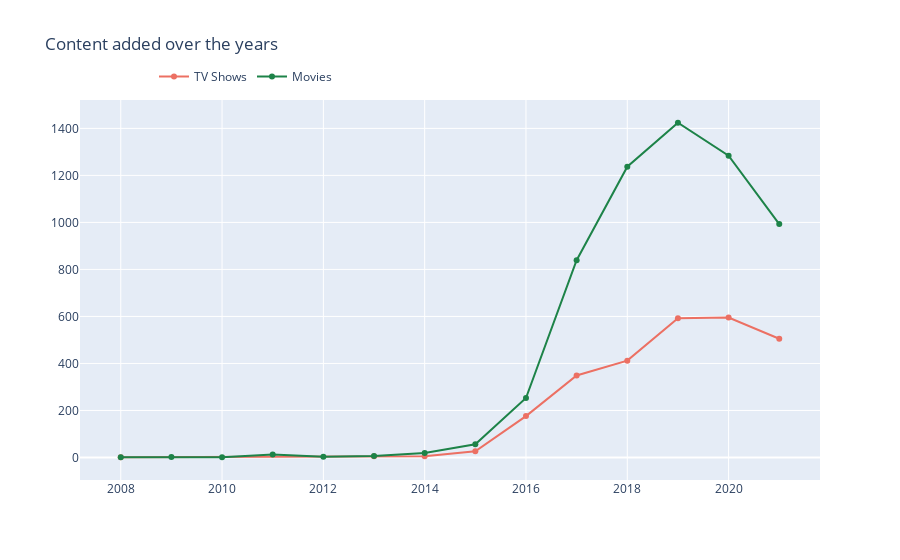

Source (notebook cell):
### Code cell
#How does the timeline look like for the addition of International Movies compared to International TV Shows?
d1 = df[df["type"] == "TV Show"]
d2 = df[df["type"] == "Movie"]

col = "year_added"

X1 = d1[col].value_counts().reset_index()
X1 = X1.rename(columns = {col : "count", "index" : col})
X1['percent'] = X1['count'].apply(lambda x : 100*x/sum(X1['count']))
X1 = X1.sort_values(col)


Y2 = d2[col].value_counts().reset_index()
Y2 = Y2.rename(columns = {col : "count", "index" : col})
Y2['percent'] = Y2['count'].apply(lambda x : 100*x/sum(Y2['count']))
Y2 = Y2.sort_values(col)


new_x = go.Scatter(x=X1[col], y=X1["count"], name="TV Shows", marker=dict(color="#EC7063"))
new_y = go.Scatter(x=Y2[col], y=Y2["count"], name="Movies", marker=dict(color="#1D8348"))
data = [new_x, new_y]
layout = go.Layout(title="Content added over the years",legend=dict(x=0.1, y=1.1, orientation="h"))
fig = go.Figure(data, layout=layout)

fig.show()

### Figure 1 — Plotly figure (JSON) as saved in the notebook; plotly's stock layout.template omitted (floating-point values rounded to 4 significant figures)
{"data": [{"marker": {"color": "#EC7063"}, "name": "TV Shows", "type": "scatter", "x": [2008, 2013, 2014, 2015, 2016, 2017, 2018, 2019, 2020, 2021], "y": [1, 5, 5, 26, 176, 349, 412, 592, 595, 505]}, {"marker": {"color": "#1D8348"}, "name": "Movies", "type": "scatter", "x": [2008, 2009, 2010, 2011, 2012, 2013, 2014, 2015, 2016, 2017, 2018, 2019, 2020, 2021], "y": [1, 2, 1, 13, 3, 6, 19, 56, 253, 839, 1237, 1424, 1284, 993]}], "layout": {"legend": {"orientation": "h", "x": 0.1, "y": 1.1}, "title": {"text": "Content added over the years"}}}
